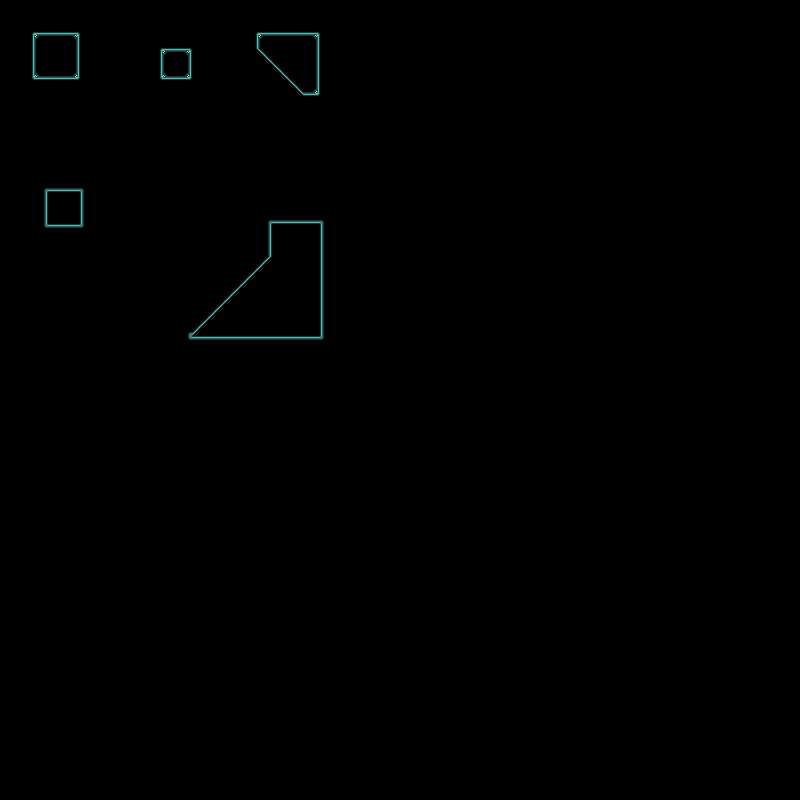

Tiled map render using the project's own tile images. Description and the whole map definition, tile-layer contents included, below:
An orthogonal 50x50 tile map with 16x16 px tiles, 1 tile layer (Tile Layer 1).

<map version="1.2" tiledversion="1.3.4" orientation="orthogonal" renderorder="right-down" width="50" height="50" tilewidth="16" tileheight="16" infinite="0" nextlayerid="2" nextobjectid="1">
 <tileset firstgid="1" source="Main_starship1_961.tsx" />
 <layer id="1" name="Tile Layer 1" width="50" height="50">
  <data encoding="csv">
0,0,0,0,0,0,0,0,0,0,0,0,0,0,0,0,0,0,0,0,0,0,0,0,0,0,0,0,0,0,0,0,0,0,0,0,0,0,0,0,0,0,0,0,0,0,0,0,0,0,
0,0,0,0,0,0,0,0,0,0,0,0,0,0,0,0,0,0,0,0,0,0,0,0,0,0,0,0,0,0,0,0,0,0,0,0,0,0,0,0,0,0,0,0,0,0,0,0,0,0,
0,0,31,32,33,0,0,0,0,0,0,0,0,0,0,0,31,32,32,33,0,0,0,0,0,0,0,0,0,0,0,0,0,0,0,0,0,0,0,0,0,0,0,0,0,0,0,0,0,0,
0,0,41,42,43,0,0,0,0,0,31,33,0,0,0,0,44,74,0,43,0,0,0,0,0,0,0,0,0,0,0,0,0,0,0,0,0,0,0,0,0,0,0,0,0,0,0,0,0,0,
0,0,51,52,53,0,0,0,0,0,51,53,0,0,0,0,0,44,74,43,0,0,0,0,0,0,0,0,0,0,0,0,0,0,0,0,0,0,0,0,0,0,0,0,0,0,0,0,0,0,
0,0,0,0,0,0,0,0,0,0,0,0,0,0,0,0,0,0,44,53,0,0,0,0,0,0,0,0,0,0,0,0,0,0,0,0,0,0,0,0,0,0,0,0,0,0,0,0,0,0,
0,0,0,0,0,0,0,0,0,0,0,0,0,0,0,0,0,0,0,0,0,0,0,0,0,0,0,0,0,0,0,0,0,0,0,0,0,0,0,0,0,0,0,0,0,0,0,0,0,0,
0,0,0,0,0,0,0,0,0,0,0,0,0,0,0,0,0,0,0,0,0,0,0,0,0,0,0,0,0,0,0,0,0,0,0,0,0,0,0,0,0,0,0,0,0,0,0,0,0,0,
0,0,0,0,0,0,0,0,0,0,0,0,0,0,0,0,0,0,0,0,0,0,0,0,0,0,0,0,0,0,0,0,0,0,0,0,0,0,0,0,0,0,0,0,0,0,0,0,0,0,
0,0,0,0,0,0,0,0,0,0,0,0,0,0,0,0,0,0,0,0,0,0,0,0,0,0,0,0,0,0,0,0,0,0,0,0,0,0,0,0,0,0,0,0,0,0,0,0,0,0,
0,0,0,0,0,0,0,0,0,0,0,0,0,0,0,0,0,0,0,0,0,0,0,0,0,0,0,0,0,0,0,0,0,0,0,0,0,0,0,0,0,0,0,0,0,0,0,0,0,0,
0,0,61,52,52,62,0,0,0,0,0,0,0,0,0,0,0,0,0,0,0,0,0,0,0,0,0,0,0,0,0,0,0,0,0,0,0,0,0,0,0,0,0,0,0,0,0,0,0,0,
0,0,43,0,0,41,0,0,0,0,0,0,0,0,0,0,0,0,0,0,0,0,0,0,0,0,0,0,0,0,0,0,0,0,0,0,0,0,0,0,0,0,0,0,0,0,0,0,0,0,
0,0,43,0,0,41,0,0,0,0,0,0,0,0,0,0,61,52,52,52,62,0,0,0,0,0,0,0,0,0,0,0,0,0,0,0,0,0,0,0,0,0,0,0,0,0,0,0,0,0,
0,0,71,32,32,72,0,0,0,0,0,0,0,0,0,0,43,0,0,0,41,0,0,0,0,0,0,0,0,0,0,0,0,0,0,0,0,0,0,0,0,0,0,0,0,0,0,0,0,0,
0,0,0,0,0,0,0,0,0,0,0,0,0,0,0,0,43,0,0,0,41,0,0,0,0,0,0,0,0,0,0,0,0,0,0,0,0,0,0,0,0,0,0,0,0,0,0,0,0,0,
0,0,0,0,0,0,0,0,0,0,0,0,0,0,0,73,45,0,0,0,41,0,0,0,0,0,0,0,0,0,0,0,0,0,0,0,0,0,0,0,0,0,0,0,0,0,0,0,0,0,
0,0,0,0,0,0,0,0,0,0,0,0,0,0,73,45,0,0,0,0,41,0,0,0,0,0,0,0,0,0,0,0,0,0,0,0,0,0,0,0,0,0,0,0,0,0,0,0,0,0,
0,0,0,0,0,0,0,0,0,0,0,0,0,73,45,0,0,0,0,0,41,0,0,0,0,0,0,0,0,0,0,0,0,0,0,0,0,0,0,0,0,0,0,0,0,0,0,0,0,0,
0,0,0,0,0,0,0,0,0,0,0,0,73,45,0,0,0,0,0,0,41,0,0,0,0,0,0,0,0,0,0,0,0,0,0,0,0,0,0,0,0,0,0,0,0,0,0,0,0,0,
0,0,0,0,0,0,0,0,0,0,0,61,45,0,0,0,0,0,0,0,41,0,0,0,0,0,0,0,0,0,0,0,0,0,0,0,0,0,0,0,0,0,0,0,0,0,0,0,0,0,
0,0,0,0,0,0,0,0,0,0,0,71,32,32,32,32,32,32,32,32,72,0,0,0,0,0,0,0,0,0,0,0,0,0,0,0,0,0,0,0,0,0,0,0,0,0,0,0,0,0,
0,0,0,0,0,0,0,0,0,0,0,0,0,0,0,0,0,0,0,0,0,0,0,0,0,0,0,0,0,0,0,0,0,0,0,0,0,0,0,0,0,0,0,0,0,0,0,0,0,0,
0,0,0,0,0,0,0,0,0,0,0,0,0,0,0,0,0,0,0,0,0,0,0,0,0,0,0,0,0,0,0,0,0,0,0,0,0,0,0,0,0,0,0,0,0,0,0,0,0,0,
0,0,0,0,0,0,0,0,0,0,0,0,0,0,0,0,0,0,0,0,0,0,0,0,0,0,0,0,0,0,0,0,0,0,0,0,0,0,0,0,0,0,0,0,0,0,0,0,0,0,
0,0,0,0,0,0,0,0,0,0,0,0,0,0,0,0,0,0,0,0,0,0,0,0,0,0,0,0,0,0,0,0,0,0,0,0,0,0,0,0,0,0,0,0,0,0,0,0,0,0,
0,0,0,0,0,0,0,0,0,0,0,0,0,0,0,0,0,0,0,0,0,0,0,0,0,0,0,0,0,0,0,0,0,0,0,0,0,0,0,0,0,0,0,0,0,0,0,0,0,0,
0,0,0,0,0,0,0,0,0,0,0,0,0,0,0,0,0,0,0,0,0,0,0,0,0,0,0,0,0,0,0,0,0,0,0,0,0,0,0,0,0,0,0,0,0,0,0,0,0,0,
0,0,0,0,0,0,0,0,0,0,0,0,0,0,0,0,0,0,0,0,0,0,0,0,0,0,0,0,0,0,0,0,0,0,0,0,0,0,0,0,0,0,0,0,0,0,0,0,0,0,
0,0,0,0,0,0,0,0,0,0,0,0,0,0,0,0,0,0,0,0,0,0,0,0,0,0,0,0,0,0,0,0,0,0,0,0,0,0,0,0,0,0,0,0,0,0,0,0,0,0,
0,0,0,0,0,0,0,0,0,0,0,0,0,0,0,0,0,0,0,0,0,0,0,0,0,0,0,0,0,0,0,0,0,0,0,0,0,0,0,0,0,0,0,0,0,0,0,0,0,0,
0,0,0,0,0,0,0,0,0,0,0,0,0,0,0,0,0,0,0,0,0,0,0,0,0,0,0,0,0,0,0,0,0,0,0,0,0,0,0,0,0,0,0,0,0,0,0,0,0,0,
0,0,0,0,0,0,0,0,0,0,0,0,0,0,0,0,0,0,0,0,0,0,0,0,0,0,0,0,0,0,0,0,0,0,0,0,0,0,0,0,0,0,0,0,0,0,0,0,0,0,
0,0,0,0,0,0,0,0,0,0,0,0,0,0,0,0,0,0,0,0,0,0,0,0,0,0,0,0,0,0,0,0,0,0,0,0,0,0,0,0,0,0,0,0,0,0,0,0,0,0,
0,0,0,0,0,0,0,0,0,0,0,0,0,0,0,0,0,0,0,0,0,0,0,0,0,0,0,0,0,0,0,0,0,0,0,0,0,0,0,0,0,0,0,0,0,0,0,0,0,0,
0,0,0,0,0,0,0,0,0,0,0,0,0,0,0,0,0,0,0,0,0,0,0,0,0,0,0,0,0,0,0,0,0,0,0,0,0,0,0,0,0,0,0,0,0,0,0,0,0,0,
0,0,0,0,0,0,0,0,0,0,0,0,0,0,0,0,0,0,0,0,0,0,0,0,0,0,0,0,0,0,0,0,0,0,0,0,0,0,0,0,0,0,0,0,0,0,0,0,0,0,
0,0,0,0,0,0,0,0,0,0,0,0,0,0,0,0,0,0,0,0,0,0,0,0,0,0,0,0,0,0,0,0,0,0,0,0,0,0,0,0,0,0,0,0,0,0,0,0,0,0,
0,0,0,0,0,0,0,0,0,0,0,0,0,0,0,0,0,0,0,0,0,0,0,0,0,0,0,0,0,0,0,0,0,0,0,0,0,0,0,0,0,0,0,0,0,0,0,0,0,0,
0,0,0,0,0,0,0,0,0,0,0,0,0,0,0,0,0,0,0,0,0,0,0,0,0,0,0,0,0,0,0,0,0,0,0,0,0,0,0,0,0,0,0,0,0,0,0,0,0,0,
0,0,0,0,0,0,0,0,0,0,0,0,0,0,0,0,0,0,0,0,0,0,0,0,0,0,0,0,0,0,0,0,0,0,0,0,0,0,0,0,0,0,0,0,0,0,0,0,0,0,
0,0,0,0,0,0,0,0,0,0,0,0,0,0,0,0,0,0,0,0,0,0,0,0,0,0,0,0,0,0,0,0,0,0,0,0,0,0,0,0,0,0,0,0,0,0,0,0,0,0,
0,0,0,0,0,0,0,0,0,0,0,0,0,0,0,0,0,0,0,0,0,0,0,0,0,0,0,0,0,0,0,0,0,0,0,0,0,0,0,0,0,0,0,0,0,0,0,0,0,0,
0,0,0,0,0,0,0,0,0,0,0,0,0,0,0,0,0,0,0,0,0,0,0,0,0,0,0,0,0,0,0,0,0,0,0,0,0,0,0,0,0,0,0,0,0,0,0,0,0,0,
0,0,0,0,0,0,0,0,0,0,0,0,0,0,0,0,0,0,0,0,0,0,0,0,0,0,0,0,0,0,0,0,0,0,0,0,0,0,0,0,0,0,0,0,0,0,0,0,0,0,
0,0,0,0,0,0,0,0,0,0,0,0,0,0,0,0,0,0,0,0,0,0,0,0,0,0,0,0,0,0,0,0,0,0,0,0,0,0,0,0,0,0,0,0,0,0,0,0,0,0,
0,0,0,0,0,0,0,0,0,0,0,0,0,0,0,0,0,0,0,0,0,0,0,0,0,0,0,0,0,0,0,0,0,0,0,0,0,0,0,0,0,0,0,0,0,0,0,0,0,0,
0,0,0,0,0,0,0,0,0,0,0,0,0,0,0,0,0,0,0,0,0,0,0,0,0,0,0,0,0,0,0,0,0,0,0,0,0,0,0,0,0,0,0,0,0,0,0,0,0,0,
0,0,0,0,0,0,0,0,0,0,0,0,0,0,0,0,0,0,0,0,0,0,0,0,0,0,0,0,0,0,0,0,0,0,0,0,0,0,0,0,0,0,0,0,0,0,0,0,0,0,
0,0,0,0,0,0,0,0,0,0,0,0,0,0,0,0,0,0,0,0,0,0,0,0,0,0,0,0,0,0,0,0,0,0,0,0,0,0,0,0,0,0,0,0,0,0,0,0,0,0
</data>
 </layer>
</map>
